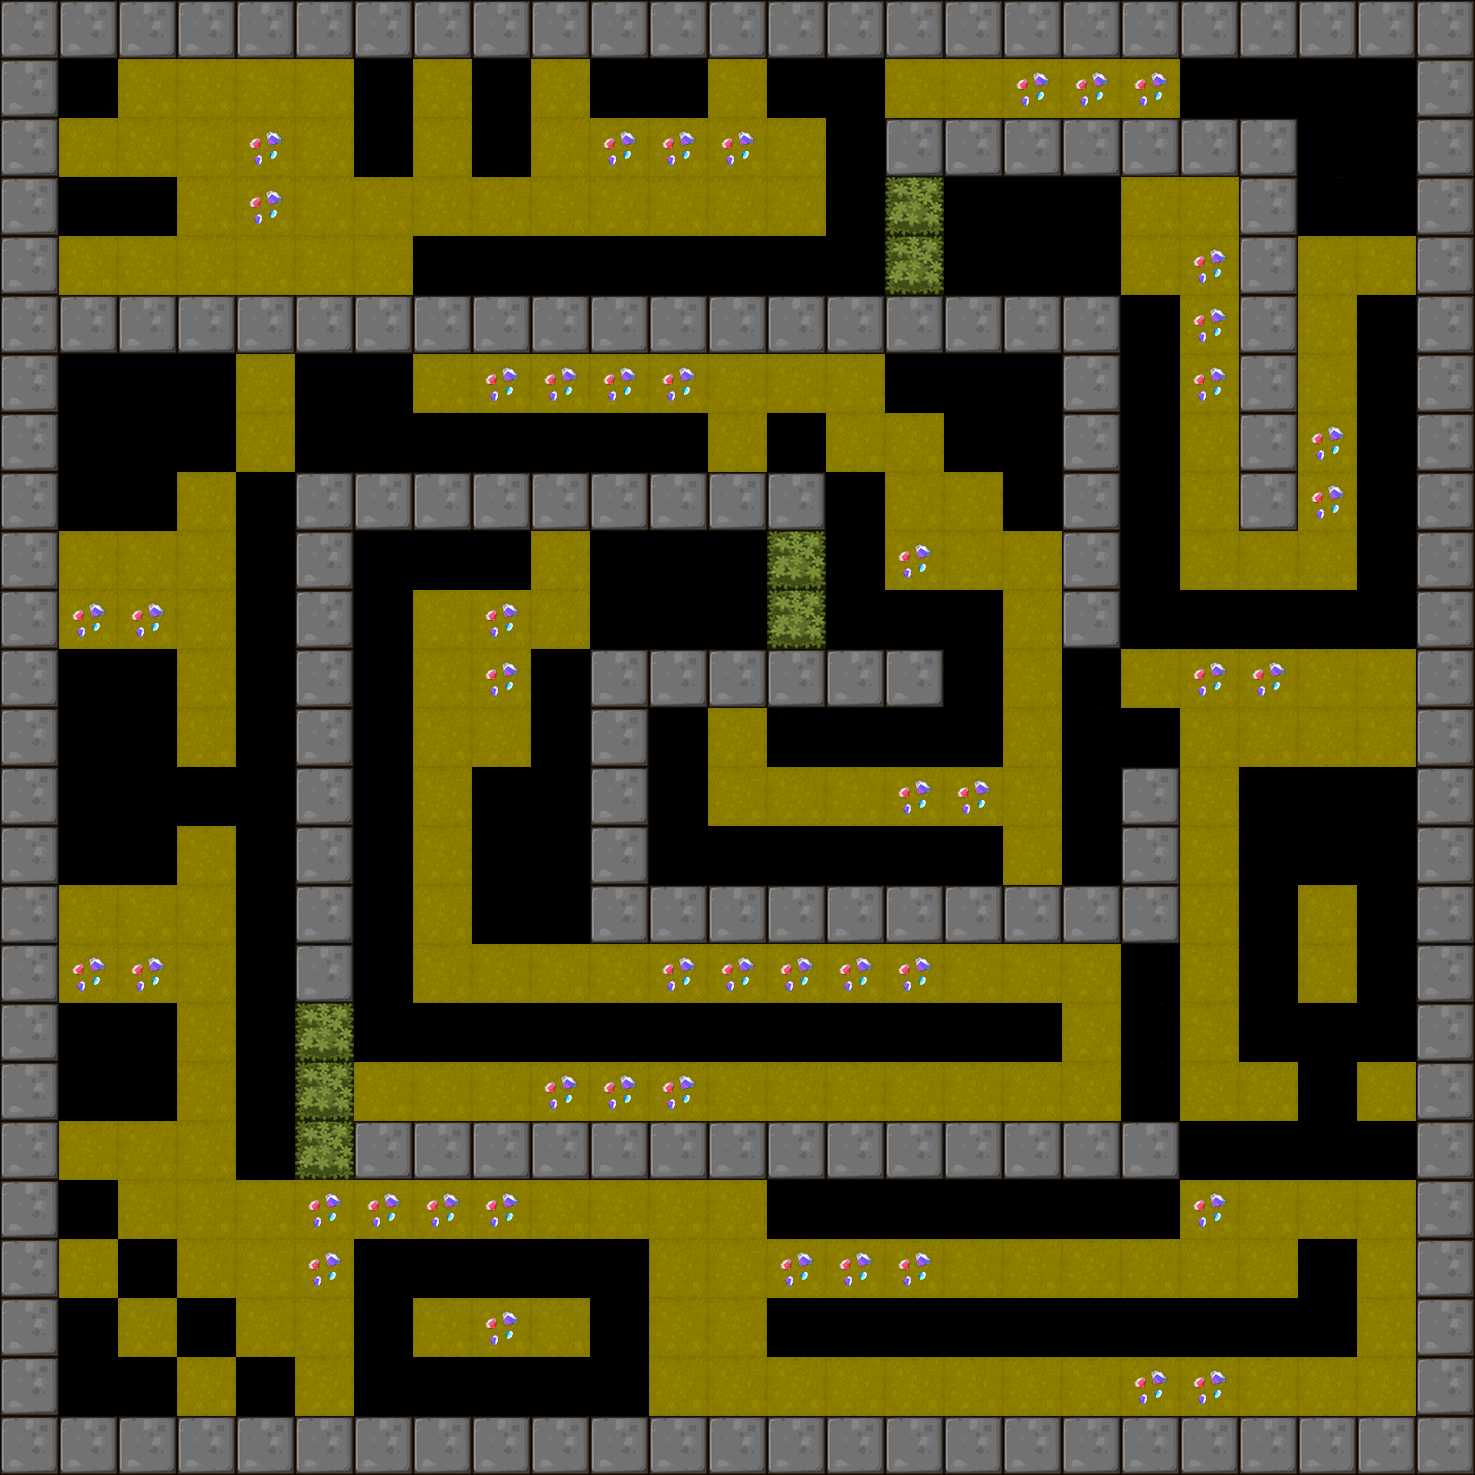

The image is a tile-based game level rendered from a .tmx file. Its description and source (layers, tilesets, objects; grid data summarised) follow:
An orthogonal 25x25 tile map with 59x59 px tiles, 1 tile layer (BackGround) and 14 objects (6x Shipper, 4x Hammer, 3x Tracker, Player).

<map version="1.0" orientation="orthogonal" renderorder="right-down" width="25" height="25" tilewidth="59" tileheight="59">
 <tileset firstgid="1" name="itemmap" tilewidth="59" tileheight="59">
  <image source="tileset2.png" trans="ff00ff" width="354" height="354" />
 </tileset>
 <layer name="BackGround" width="25" height="25">
  <data>[625 cells, 500 non-empty, 14 distinct tile ids]</data>
 </layer>
 <objectgroup name="RobotCharacter">
  <object name="Player" type="Player" x="62.4457" y="63.9881" width="40" height="40" />
 </objectgroup>
 <objectgroup name="EnemyCharacter">
  <object name="Shipper" type="Shipper" x="1130.53" y="304.807" width="40" height="40" />
  <object name="Tracker" type="Tracker" x="660.142" y="718.453" width="40" height="40" />
  <object name="Shipper" type="Shipper" x="1367.34" y="837.147" width="40" height="40" />
  <object name="Hammer" type="Hammer" x="242.829" y="483.412" width="40" height="40" />
  <object name="Shipper" type="Shipper" x="1363.62" y="600.823" width="40" height="40" />
  <object name="Tracker" type="Tracker" x="361.496" y="1244.69" width="40" height="40" />
  <object name="Tracker" type="Tracker" x="1244.79" y="1306.15" width="40" height="40" />
  <object name="Shipper" type="Shipper" x="477.65" y="538.355" width="40" height="40" />
  <object name="Hammer" type="Hammer" x="840.344" y="597.644" width="40" height="40" />
  <object name="Hammer" type="Hammer" x="832.965" y="1193.43" width="40" height="40" />
  <object name="Hammer" type="Hammer" x="425.775" y="239.502" width="40" height="40" />
  <object name="Shipper" type="Shipper" x="1002.53" y="1011.04" width="40" height="40" />
  <object name="Shipper" type="Shipper" x="69.2857" y="1370.31" width="40" height="40" />
 </objectgroup>
</map>
